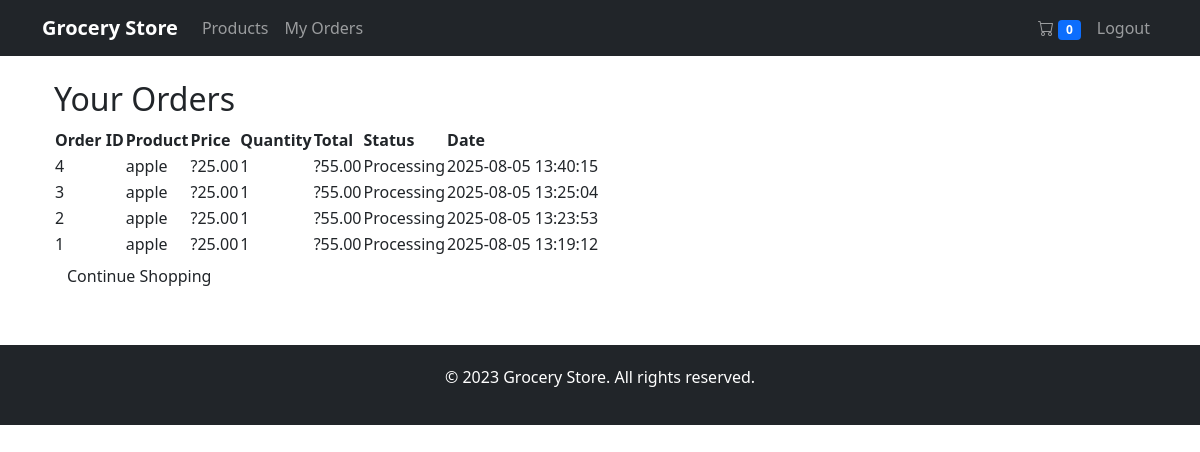
/orders (signed in), run on the app's committed database.
### tables this page shows
CREATE TABLE orders (
                        id INTEGER PRIMARY KEY AUTOINCREMENT,
                        username TEXT,
                        product_id INTEGER,
                        product_name TEXT,
                        price REAL,
                        quantity INTEGER,
                        address TEXT,
                        phone TEXT,
                        payment_method TEXT,
                        delivery_charge REAL DEFAULT 30,
                        delivery_time TEXT,
                        status TEXT DEFAULT 'Processing',
                        order_date TIMESTAMP DEFAULT CURRENT_TIMESTAMP
                    );

### app.py (the view)
@app.route('/orders')
def user_orders():
    if 'user' not in session:
        return redirect('/login')
    with sqlite3.connect(DATABASE) as con:
        orders = con.execute('''SELECT o.id, o.product_name, o.price, o.quantity,
                               o.delivery_charge, o.status, o.order_date
                               FROM orders o
                               WHERE o.username=?
                               ORDER BY o.order_date DESC''',
                            (session['user'],)).fetchall()
    return render_template('user_orders.html', orders=orders)

### templates/user_orders.html
{% extends 'base.html' %}
{% block content %}
<div class="container mt-4">
    <h2>Your Orders</h2>
    {% if not orders %}
        <div class="alert alert-info">You haven't placed any orders yet.</div>
    {% else %}
        <div class="orders-table">
            <table>
                <thead>
                    <tr>
                        <th>Order ID</th>
                        <th>Product</th>
                        <th>Price</th>
                        <th>Quantity</th>
                        <th>Total</th>
                        <th>Status</th>
                        <th>Date</th>
                    </tr>
                </thead>
                <tbody>
                    {% for order in orders %}
                    <tr>
                        <td>{{ order[0] }}</td>
                        <td>{{ order[1] }}</td>
                        <td>?{{ "%.2f"|format(order[2]) }}</td>
                        <td>{{ order[3] }}</td>
                        <td>?{{ "%.2f"|format(order[2] * order[3] + order[4]) }}</td>
                        <td>
                            <span class="status-badge
                                {% if order[5] == 'Delivered' %}delivered
                                {% elif order[5] == 'Processing' %}processing
                                {% elif order[5] == 'Cancelled' %}cancelled
                                {% else %}pending{% endif %}">
                                {{ order[5] }}
                            </span>
                        </td>
                        <td>{{ order[6] }}</td>
                    </tr>
                    {% endfor %}
                </tbody>
            </table>
        </div>
    {% endif %}
    <div class="action-buttons">
        <a href="/products" class="btn">Continue Shopping</a>
    </div>
</div>
{% endblock %}

### templates/base.html (shortened to what this page needs)
<!DOCTYPE html>
<html lang="en">
<head>
    <link href="https://cdn.jsdelivr.net/npm/bootstrap@5.1.3/dist/css/bootstrap.min.css" rel="stylesheet">
    <link rel="stylesheet" href="https://cdn.jsdelivr.net/npm/bootstrap-icons@1.8.0/font/bootstrap-icons.css">
</head>
<body>
    <nav class="navbar navbar-expand-lg navbar-dark bg-dark">
        <div class="container">
            <a class="navbar-brand" href="/">Grocery Store</a>
            <div class="collapse navbar-collapse" id="navbarNav">
                <ul class="navbar-nav me-auto">
                    <li class="nav-item">
                        <a class="nav-link" href="/products">Products</a>
                    </li>
                    {% if 'user' in session %}
                    <li class="nav-item">
                        <a class="nav-link" href="/orders">My Orders</a>
                    </li>
                    {% endif %}
                </ul>
                <ul class="navbar-nav">
                    {% if 'user' in session or 'admin' in session %}
                    <li class="nav-item">
                        <a class="nav-link" href="/view_cart">
                            <i class="bi bi-cart"></i>
                            <span id="cart-count" class="badge bg-primary">
                                {% if 'user' in session %}
                                    {{ cart_count if cart_count else 0 }}
                                {% else %}
                                    0
                                {% endif %}
                            </span>
                        </a>
                    </li>
                    <li class="nav-item">
                        <a class="nav-link" href="/logout">Logout</a>
                    </li>
                    {% endif %}
                </ul>
            </div>
        </div>
    </nav>
    <div class="container">
        {% block content %}{% endblock %}
    </div>
    <footer class="bg-dark text-white text-center">
        <div class="container">
            <p>&copy; 2023 Grocery Store. All rights reserved.</p>
        </div>
    </footer>
</body>
</html>

### templates/base.html (style rules this page uses)
.navbar-brand { font-weight: bold; }
footer { margin-top: 50px; padding: 20px 0; }

### data on the page
orders: id "4", product_name "apple", price "25.00", quantity "1", order[2]*order[3]+order[4] "55.00", status "Processing", order_date "2025-08-05 13:40:15"
orders: id "3", product_name "apple", price "25.00", quantity "1", order[2]*order[3]+order[4] "55.00", status "Processing", order_date "2025-08-05 13:25:04"
orders: id "2", product_name "apple", price "25.00", quantity "1", order[2]*order[3]+order[4] "55.00", status "Processing", order_date "2025-08-05 13:23:53"
orders: id "1", product_name "apple", price "25.00", quantity "1", order[2]*order[3]+order[4] "55.00", status "Processing", order_date "2025-08-05 13:19:12"

### other printed values
{{ cart_count if cart_count else 0 }} "0"
